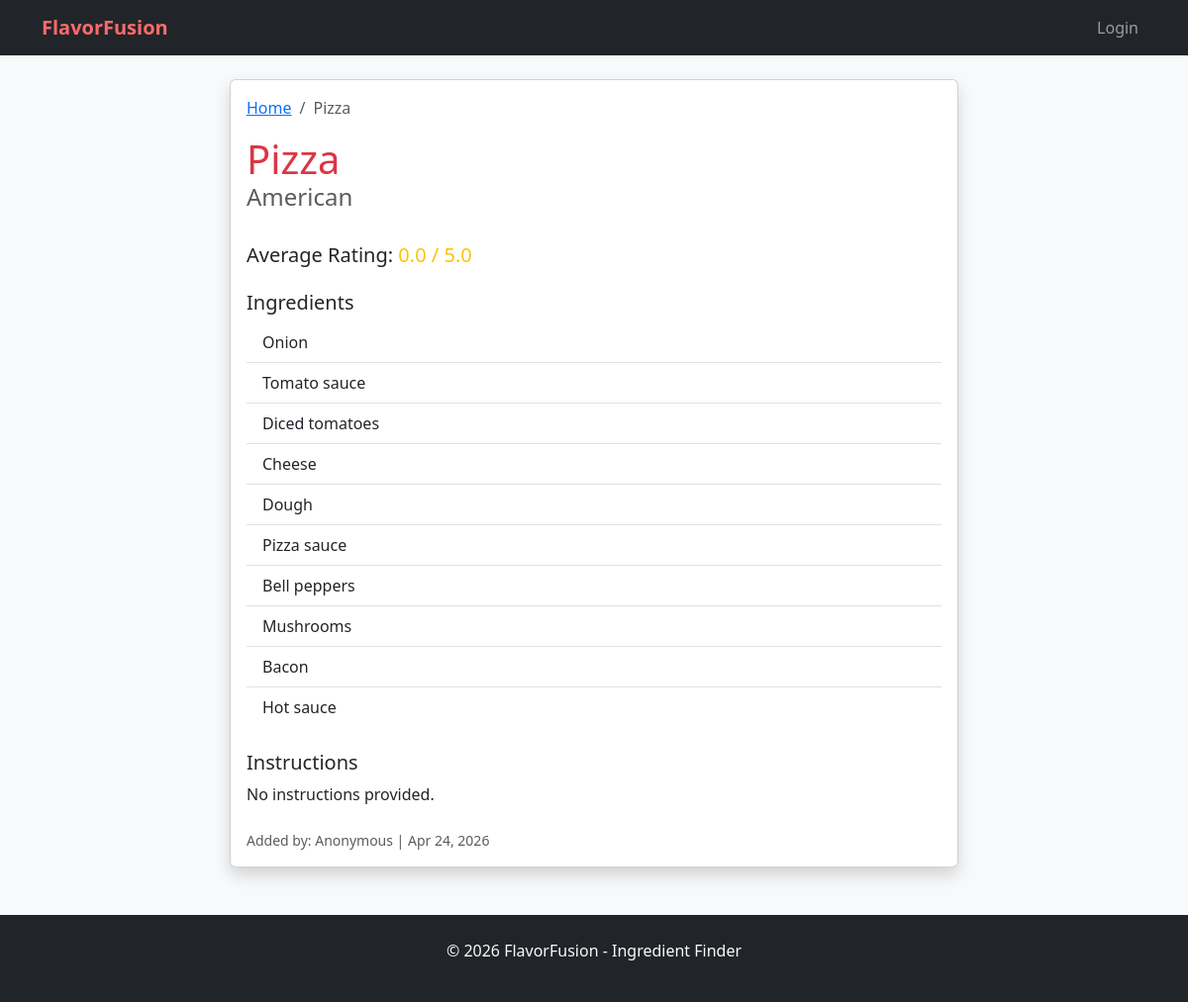
The page /recipe/13/ on the database its author committed.
### recipes/models.py (models this page shows, shortened)
class Recipe(models.Model):
    title = models.CharField(max_length=200)
    country = models.ForeignKey(Country, on_delete=models.CASCADE, related_name='recipes')
    ingredients = models.ManyToManyField(Ingredient, related_name='recipes')
    dietary_tags = models.ManyToManyField(DietaryTag, related_name='recipes', blank=True)
    instructions = models.TextField(blank=True)
    author = models.ForeignKey(User, on_delete=models.SET_NULL, null=True, blank=True)
    created_at = models.DateTimeField(auto_now_add=True)
    calories = models.PositiveIntegerField(null=True, blank=True, help_text="Calories per serving")
    protein = models.PositiveIntegerField(null=True, blank=True, help_text="Protein (g) per serving")
    carbs = models.PositiveIntegerField(null=True, blank=True, help_text="Carbs (g) per serving")
    fat = models.PositiveIntegerField(null=True, blank=True, help_text="Fat (g) per serving")
    @property
    def average_rating(self):
        ratings = self.ratings.all()
        if not ratings:
            return 0
        return sum(r.score for r in ratings) / len(ratings)

class Country(models.Model):
    name = models.CharField(max_length=100, unique=True)

class Ingredient(models.Model):
    name = models.CharField(max_length=200, unique=True)

### recipes/views.py (the view)
# urls.py: path('recipe/<int:pk>/', views.recipe_detail, name='recipe_detail'),
def recipe_detail(request, pk):
    recipe = get_object_or_404(Recipe, pk=pk)
    is_favorite = False
    if request.user.is_authenticated:
        is_favorite = Favorite.objects.filter(user=request.user, recipe=recipe).exists()
    return render(request, 'recipes/recipe_detail.html', {
        'recipe': recipe,
        'is_favorite': is_favorite,
        'stars': range(1, 6)
    })

### templates/recipes/recipe_detail.html (shortened to what this page needs)
{% extends 'base.html' %}
{% block content %}
<div class="row justify-content-center">
    <div class="col-md-8">
        <div class="card shadow">
            <div class="card-body">
                <nav aria-label="breadcrumb">
                  <ol class="breadcrumb">
                    <li class="breadcrumb-item"><a href="{% url 'home' %}">Home</a></li>
                    <li class="breadcrumb-item active" aria-current="page">{{ recipe.title }}</li>
                  </ol>
                </nav>
                <div class="d-flex justify-content-between align-items-center mb-4">
                    <div>
                        <h1 class="card-title text-danger mb-0">{{ recipe.title }}</h1>
                        <h4 class="text-muted">{{ recipe.country.name }}</h4>
                    </div>
                </div>
                <div class="mb-4">
                    <h5>Average Rating: <span class="text-warning">{{ recipe.average_rating|floatformat:1 }} / 5.0</span></h5>
                </div>
                <div class="mb-4">
                    <h5>Ingredients</h5>
                    <ul class="list-group list-group-flush">
                        {% for ingredient in recipe.ingredients.all %}
                            <li class="list-group-item">{{ ingredient.name }}</li>
                        {% endfor %}
                    </ul>
                </div>
                <div class="mb-4">
                    <h5>Instructions</h5>
                    <p class="card-text" style="white-space: pre-wrap;">{{ recipe.instructions|default:"No instructions provided." }}</p>
                </div>
                <div class="text-muted small">
                    Added by: {{ recipe.author.username|default:"Anonymous" }} | {{ recipe.created_at|date:"M d, Y" }}
                </div>
            </div>
        </div>
    </div>
</div>
{% endblock %}

### templates/base.html (style rules this page uses)
body { background-color: #f8f9fa; }

### rows shown on the page
Recipe: title "Pizza", country.name "American", average_rating "0.0", instructions "No instructions provided.", author.username "Anonymous", created_at "Apr 24, 2026"
Ingredient: name "Onion"
Ingredient: name "Tomato sauce"
Ingredient: name "Diced tomatoes"
Ingredient: name "Cheese"
Ingredient: name "Dough"
Ingredient: name "Pizza sauce"
Ingredient: name "Bell peppers"
Ingredient: name "Mushrooms"
Ingredient: name "Bacon"
Ingredient: name "Hot sauce"
